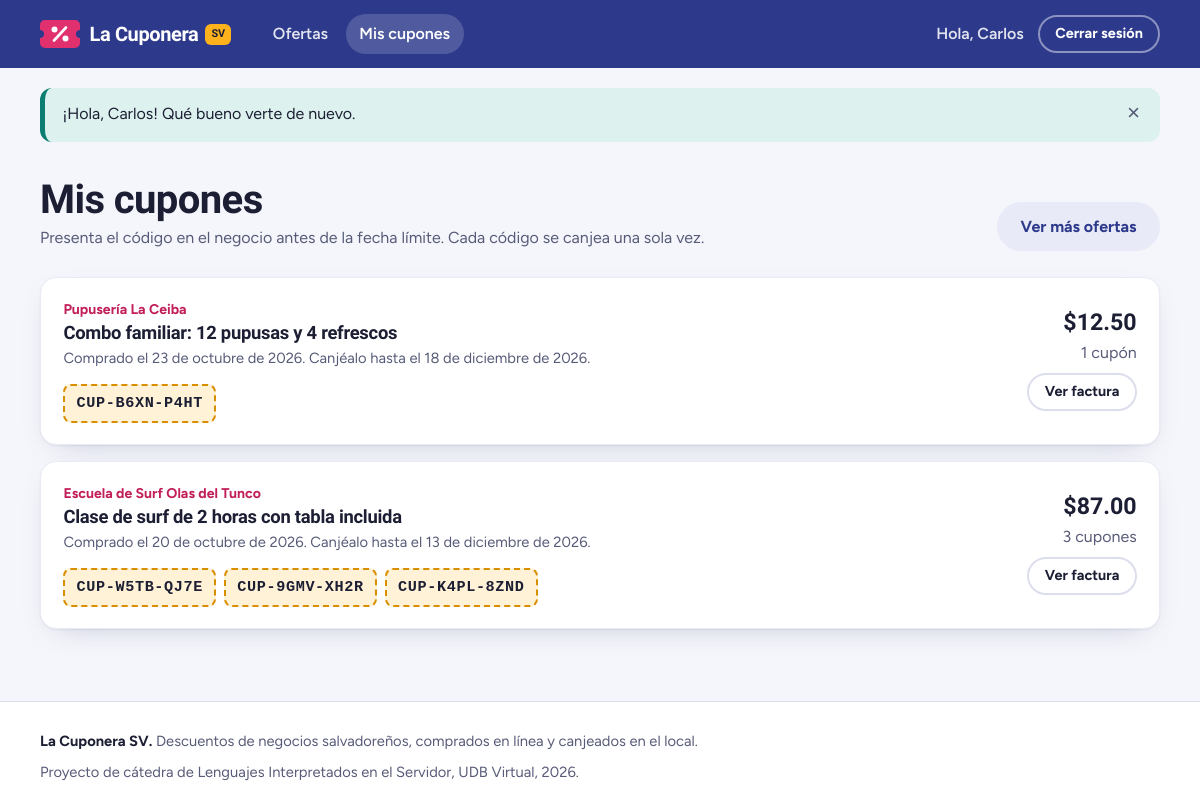
The app's page /mis-cupones (signed in) with its own data.
### tables this page shows
CREATE TABLE compras (
    id               INT UNSIGNED     NOT NULL AUTO_INCREMENT,
    numero_factura   VARCHAR(20)      NULL COMMENT 'ej. F2026-000001, se llena al registrar la compra',
    cliente_id       INT UNSIGNED     NOT NULL,
    oferta_id        INT UNSIGNED     NOT NULL,
    cantidad         TINYINT UNSIGNED NOT NULL,
    precio_unitario  DECIMAL(10,2)    NOT NULL,
    total            DECIMAL(10,2)    NOT NULL,
    tarjeta_ultimos4 CHAR(4)          NOT NULL COMMENT 'nunca se guarda el número completo ni el CVV',
    creado_en        DATETIME         NOT NULL DEFAULT CURRENT_TIMESTAMP,
    PRIMARY KEY (id),
    UNIQUE KEY uq_compra_factura (numero_factura),
    KEY idx_compra_cliente (cliente_id),
    KEY idx_compra_oferta (oferta_id),
    CONSTRAINT fk_compra_cliente FOREIGN KEY (cliente_id) REFERENCES clientes (id),
    CONSTRAINT fk_compra_oferta FOREIGN KEY (oferta_id) REFERENCES ofertas (id),
    CONSTRAINT chk_compra_cantidad CHECK (cantidad BETWEEN 1 AND 5)
);

CREATE TABLE empresas (
    id                  INT UNSIGNED NOT NULL AUTO_INCREMENT,
    nombre              VARCHAR(150) NOT NULL,
    nit                 CHAR(17)     NOT NULL COMMENT 'formato 0000-000000-000-0',
    direccion           VARCHAR(255) NOT NULL,
    telefono            CHAR(9)      NOT NULL COMMENT 'formato 0000-0000',
    correo              VARCHAR(120) NOT NULL,
    usuario             VARCHAR(30)  NOT NULL,
    contrasena          VARCHAR(255) NOT NULL,
    estado              ENUM('pendiente', 'aprobada', 'rechazada') NOT NULL DEFAULT 'pendiente',
    porcentaje_comision DECIMAL(5,2) NULL COMMENT 'se fija al aprobar la solicitud',
    motivo_rechazo      VARCHAR(255) NULL,
    revisado_por        INT UNSIGNED NULL,
    revisado_en         DATETIME     NULL,
    creado_en           DATETIME     NOT NULL DEFAULT CURRENT_TIMESTAMP,
    PRIMARY KEY (id),
    UNIQUE KEY uq_empresa_nit (nit),
    UNIQUE KEY uq_empresa_correo (correo),
    UNIQUE KEY uq_empresa_usuario (usuario),
    KEY idx_empresa_estado (estado),
    CONSTRAINT fk_empresa_revisor FOREIGN KEY (revisado_por)
        REFERENCES administradores (id) ON DELETE SET NULL,
    CONSTRAINT chk_empresa_comision CHECK (porcentaje_comision IS NULL OR (porcentaje_comision > 0 AND porcentaje_comision <= 100))
);

CREATE TABLE ofertas (
    id                 INT UNSIGNED  NOT NULL AUTO_INCREMENT,
    empresa_id         INT UNSIGNED  NOT NULL,
    titulo             VARCHAR(150)  NOT NULL,
    precio_regular     DECIMAL(10,2) NOT NULL,
    precio_oferta      DECIMAL(10,2) NOT NULL,
    fecha_inicio       DATE          NOT NULL,
    fecha_fin          DATE          NOT NULL,
    fecha_limite_canje DATE          NOT NULL,
    cantidad_cupones   INT UNSIGNED  NULL COMMENT 'NULL = sin límite',
    descripcion        TEXT          NOT NULL,
    estado             ENUM('disponible', 'no disponible') NOT NULL DEFAULT 'disponible',
    creado_en          DATETIME      NOT NULL DEFAULT CURRENT_TIMESTAMP,
    actualizado_en     DATETIME      NULL ON UPDATE CURRENT_TIMESTAMP,
    PRIMARY KEY (id),
    KEY idx_oferta_empresa (empresa_id),
    KEY idx_oferta_vigencia (estado, fecha_inicio, fecha_fin),
    CONSTRAINT fk_oferta_empresa FOREIGN KEY (empresa_id)
        REFERENCES empresas (id) ON DELETE CASCADE,
    CONSTRAINT chk_oferta_precios CHECK (precio_oferta > 0 AND precio_oferta < precio_regular),
    CONSTRAINT chk_oferta_fechas CHECK (fecha_fin >= fecha_inicio AND fecha_limite_canje >= fecha_fin)
);

CREATE TABLE cupones (
    id          INT UNSIGNED NOT NULL AUTO_INCREMENT,
    codigo      VARCHAR(20)  NOT NULL,
    compra_id   INT UNSIGNED NOT NULL,
    oferta_id   INT UNSIGNED NOT NULL,
    cliente_id  INT UNSIGNED NOT NULL,
    estado      ENUM('vigente', 'canjeado') NOT NULL DEFAULT 'vigente',
    canjeado_en DATETIME     NULL,
    creado_en   DATETIME     NOT NULL DEFAULT CURRENT_TIMESTAMP,
    PRIMARY KEY (id),
    UNIQUE KEY uq_cupon_codigo (codigo),
    KEY idx_cupon_compra (compra_id),
    CONSTRAINT fk_cupon_compra FOREIGN KEY (compra_id) REFERENCES compras (id) ON DELETE CASCADE,
    CONSTRAINT fk_cupon_oferta FOREIGN KEY (oferta_id) REFERENCES ofertas (id),
    CONSTRAINT fk_cupon_cliente FOREIGN KEY (cliente_id) REFERENCES clientes (id)
);

### app/core/helpers.php (called while the page is built, shortened)
<?php
function ruta_base(): string
{
    $carpeta = str_replace('\\', '/', dirname($_SERVER['SCRIPT_NAME'] ?? '/index.php'));
    return rtrim($carpeta, '/');
}
function url(string $ruta = '/'): string
{
    $ruta = '/' . ltrim($ruta, '/');
    if (URL_AMIGABLES) {
        return ruta_base() . $ruta;
    }
    [$camino, $consulta] = array_pad(explode('?', $ruta, 2), 2, '');
    $enlace = ruta_base() . '/index.php?r=' . ltrim($camino, '/');
    return $consulta === '' ? $enlace : $enlace . '&' . $consulta;
}
function vista(string $__vista, array $__datos = []): void
{
    extract($__datos, EXTR_SKIP);
    require RAIZ . '/app/views/' . $__vista . '.php';
}
function e($texto): string
{
    return htmlspecialchars((string) $texto, ENT_QUOTES, 'UTF-8');
}
function dinero($monto): string
{
    return '$' . number_format((float) $monto, 2);
}
function fecha_larga(?string $fecha): string
{
    $meses = ['enero', 'febrero', 'marzo', 'abril', 'mayo', 'junio', 'julio',
              'agosto', 'septiembre', 'octubre', 'noviembre', 'diciembre'];
    $momento = strtotime($fecha);
    return date('j', $momento) . ' de ' . $meses[date('n', $momento) - 1] . ' de ' . date('Y', $momento);
}

### app/controllers/CompraController.php (called while the page is built, shortened)
<?php
class CompraController extends Controller
{
    public function historial(): void
    {
        vista('cliente/historial', [
            'titulo' => 'Mis cupones',
            'compras' => (new Compra())->historial(Auth::id()),
        ]);
    }
}

### index.php (called while the page is built, shortened)
<?php
require RAIZ . '/app/core/helpers.php';
spl_autoload_register(function ($clase) {
    foreach (['core', 'controllers', 'models'] as $carpeta) {
        $archivo = RAIZ . "/app/$carpeta/$clase.php";
        if (is_file($archivo)) {
            return;
        }
    }
});
$router = new Router();
$router->despachar($_SERVER['REQUEST_METHOD'] ?? 'GET', ruta_actual());

### app/models/Modelo.php (called while the page is built, shortened)
<?php
abstract class Modelo
{
    protected PDO $db;
    public function __construct()
    {
        $this->db = Database::conexion();
    }
    protected function filas(string $sql, array $parametros = []): array
    {
        $consulta = $this->db->prepare($sql);
        $consulta->execute($parametros);
        return $consulta->fetchAll();
    }
}

### app/core/Database.php (called while the page is built)
<?php
class Database
{
    private static ?PDO $conexion = null;
    public static function conexion(): PDO
    {
        if (self::$conexion === null) {
            $dsn = sprintf('mysql:host=%s;port=%d;dbname=%s;charset=utf8mb4', DB_HOST, DB_PUERTO, DB_NOMBRE);
            self::$conexion = new PDO($dsn, DB_USUARIO, DB_CLAVE, [
                PDO::ATTR_ERRMODE => PDO::ERRMODE_EXCEPTION,
                PDO::ATTR_DEFAULT_FETCH_MODE => PDO::FETCH_ASSOC,
                PDO::ATTR_EMULATE_PREPARES => false,
            ]);
            self::$conexion->exec("SET time_zone = '-06:00'");
        }
        return self::$conexion;
    }
}

### app/models/Compra.php (called while the page is built, shortened)
<?php
class Compra extends Modelo
{
    public function historial(int $clienteId): array
    {
        $compras = $this->filas(
            'SELECT c.*, o.titulo, o.fecha_limite_canje, e.nombre AS empresa
             FROM compras c
             JOIN ofertas o ON o.id = c.oferta_id
             JOIN empresas e ON e.id = o.empresa_id
             WHERE c.cliente_id = ?
             ORDER BY c.creado_en DESC, c.id DESC',
            [$clienteId]
        );
        $ids = array_column($compras, 'id');
        $marcas = implode(',', array_fill(0, count($ids), '?'));
        $porCompra = [];
        foreach ($this->filas("SELECT compra_id, codigo, estado FROM cupones WHERE compra_id IN ($marcas) ORDER BY id", $ids) as $cupon) {
            $porCompra[$cupon['compra_id']][] = $cupon;
        }
        return $compras;
    }
}

### app/views/cliente/historial.php (the view, shortened to what this page needs)
<div class="contenedor">
    <header class="encabezado-pagina">
        <div>
            <h1>Mis cupones</h1>
            <p>Presenta el código en el negocio antes de la fecha límite. Cada código se canjea una sola vez.</p>
        </div>
        <a class="boton boton--suave" href="<?= url('/') ?>">Ver más ofertas</a>
    </header>
    <?php if (!$compras): ?>
        <div class="vacio">
            <h2>Todavía no tienes cupones</h2>
            <p>Cuando compres uno, aquí vas a encontrar sus códigos y la factura.</p>
            <a class="boton boton--primario" href="<?= url('/') ?>">Elegir mi primer cupón</a>
        </div>
    <?php else: ?>
        <div class="compras">
            <?php foreach ($compras as $compra): ?>
                <?php $vencido = $compra['fecha_limite_canje'] < date('Y-m-d'); ?>
                <article class="compra-item">
                    <div>
                        <p class="compra-item__empresa"><?= e($compra['empresa']) ?></p>
                        <h2 class="compra-item__titulo"><?= e($compra['titulo']) ?></h2>
                        <p class="compra-item__meta">
                            Comprado el <?= fecha_larga($compra['creado_en']) ?>.
                            <?= $vencido
                                ? 'El plazo para canjear terminó el ' . fecha_larga($compra['fecha_limite_canje']) . '.'
                                : 'Canjéalo hasta el ' . fecha_larga($compra['fecha_limite_canje']) . '.' ?>
                        </p>
                        <ul class="codigos" aria-label="Códigos de cupón">
                            <?php foreach ($compra['cupones'] as $cupon): ?>
                                <?php $estadoCupon = $cupon['estado'] === 'canjeado' ? 'canjeado' : ($vencido ? 'vencido' : 'vigente'); ?>
                                <li class="codigo codigo--<?= $estadoCupon ?>">
                                    <span class="codigo__texto"><?= e($cupon['codigo']) ?></span>
                                </li>
                            <?php endforeach; ?>
                        </ul>
                    </div>
                    <div class="compra-item__lado">
                        <span class="compra-item__total"><?= dinero($compra['total']) ?></span>
                        <span class="texto-suave"><?= (int) $compra['cantidad'] === 1 ? '1 cupón' : (int) $compra['cantidad'] . ' cupones' ?></span>
                        <a class="boton boton--borde boton--chico" href="<?= url('/factura/' . (int) $compra['id']) ?>">Ver factura</a>
                    </div>
                </article>
            <?php endforeach; ?>
        </div>
    <?php endif; ?>
</div>

### app/core/Router.php (shortened to what this page needs)
<?php
class Router
{
    private array $rutas = [];
    private function agregar(string $metodo, string $patron, string $accion): void
    {
        $expresion = '#^' . preg_replace('#\{[a-z_]+\}#', '(\d+)', $patron) . '$#';
        $this->rutas[] = ['metodo' => $metodo, 'expresion' => $expresion, 'accion' => $accion];
    }
    public function despachar(string $metodo, string $ruta): void
    {
        foreach ($this->rutas as $r) {
            if ($r['metodo'] === $metodo && preg_match($r['expresion'], $ruta, $partes)) {
                array_shift($partes);
                [$clase, $funcion] = explode('@', $r['accion']);
                (new $clase())->$funcion(...$partes);
                return;
            }
        }
    }
}

### assets/css/estilos.css (style rules this page uses)
:root { --anil: #2D3A8C; --anil-hondo: #1F2866; --anil-claro: #E8EAF7; --pitahaya: #E0306E; --pitahaya-hondo: #C21F5A; --mango: #FFB21C; --mango-hondo: #D98E00; --mango-claro: #FFF2D6; --torogoz: #0B7D71; --torogoz-claro: #DDF2EE; --maquilishuat: #F8DCEA; --papel: #F5F6FB; --blanco: #FFFFFF; --tinta: #1C1E33; --tinta-suave: #575B78; --linea: #DCDEEC; --linea-suave: #E9EAF4; --error: #B42335; --error-claro: #FBE5E8; --fuente-titulos: "Bricolage Grotesque", "Segoe UI", system-ui, sans-serif; --fuente-texto: "Figtree", "Segoe UI", system-ui, -apple-system, sans-serif; --ancho: 1160px; --radio: 16px; --radio-campo: 10px; --sombra-suave: 0 1px 2px rgba(28, 30, 51, .06), 0 10px 30px -18px rgba(31, 40, 102, .35); --alto-barra: 68px; }
*, *::before, *::after { box-sizing: border-box; }
html { -webkit-text-size-adjust: 100%; scroll-padding-top: calc(var(--alto-barra) + 16px); }
body { margin: 0; font-family: var(--fuente-texto); font-size: 1rem; line-height: 1.55; color: var(--tinta); background: var(--papel); min-height: 100vh; display: flex; flex-direction: column; }
h1, h2, h3 { font-family: var(--fuente-titulos); line-height: 1.1; letter-spacing: -0.015em; margin: 0 0 .5em; color: var(--tinta); }
h1 { font-size: clamp(2rem, 1.4rem + 2.6vw, 3.3rem); font-weight: 800; }
h2 { font-size: clamp(1.4rem, 1.2rem + .9vw, 1.9rem); font-weight: 700; }
p { margin: 0 0 1em; }
a { color: var(--anil); text-underline-offset: 3px; }
.contenedor { width: 100%; max-width: var(--ancho); margin: 0 auto; padding: 0 1.25rem; }
.texto-suave { color: var(--tinta-suave); }
.boton { display: inline-flex; align-items: center; justify-content: center; gap: .5rem; font: inherit; font-weight: 700; line-height: 1.2; text-align: center; text-decoration: none; padding: .8rem 1.35rem; border-radius: 999px; border: 2px solid transparent; cursor: pointer; transition: background-color .15s ease, color .15s ease, border-color .15s ease; }
.boton--suave { background: var(--anil-claro); color: var(--anil); }
.boton--borde { background: var(--blanco); border-color: var(--linea); color: var(--tinta); }
.boton--chico { padding: .5rem .95rem; font-size: .9rem; }
.encabezado-pagina { display: flex; flex-wrap: wrap; align-items: flex-end; justify-content: space-between; gap: 1rem 2rem; padding: 2.25rem 0 1.6rem; }
.encabezado-pagina h1 { font-size: clamp(1.8rem, 1.4rem + 1.5vw, 2.5rem); margin: 0 0 .3rem; }
.encabezado-pagina p { margin: 0; color: var(--tinta-suave); max-width: 46rem; }
.compras { display: grid; gap: 1rem; }
.compra-item { display: grid; grid-template-columns: minmax(0, 1fr) auto; gap: 1rem 1.5rem; align-items: center; padding: 1.3rem 1.4rem; background: var(--blanco); border: 1px solid var(--linea-suave); border-radius: 16px; box-shadow: var(--sombra-suave); }
.compra-item__empresa { margin: 0 0 .15rem; font-size: .88rem; font-weight: 700; color: var(--pitahaya-hondo); }
.compra-item__titulo { margin: 0 0 .25rem; font-size: 1.15rem; }
.compra-item__meta { margin: 0; color: var(--tinta-suave); font-size: .92rem; }
.compra-item__lado { display: grid; gap: .45rem; justify-items: end; text-align: right; }
.compra-item__total { font-family: var(--fuente-titulos); font-weight: 800; font-size: 1.45rem; line-height: 1; }
.codigos { display: flex; flex-wrap: wrap; gap: .5rem; margin: .9rem 0 0; padding: 0; list-style: none; }
.codigo { display: inline-flex; align-items: center; gap: .5rem; padding: .35rem .7rem; border-radius: 8px; background: var(--mango-claro); border: 2px dashed var(--mango-hondo); color: var(--tinta); font-size: .95rem; }
.codigo__texto { font-family: ui-monospace, "Cascadia Mono", Consolas, monospace; font-weight: 700; letter-spacing: .04em; }

### records on screen
compras: empresas.nombre "Pupusería La Ceiba", oferta.titulo "Combo familiar: 12 pupusas y 4 refrescos", creado_en "23 de octubre de 2026", oferta.fecha_limite_canje "18 de diciembre de 2026", total "$12.50", cantidad "1 cupón"
cupones: codigo "CUP-B6XN-P4HT"
compras: empresas.nombre "Escuela de Surf Olas del Tunco", oferta.titulo "Clase de surf de 2 horas con tabla incluida", creado_en "20 de octubre de 2026", oferta.fecha_limite_canje "13 de diciembre de 2026", total "$87.00", cantidad "3"
cupones: codigo "CUP-W5TB-QJ7E"
cupones: codigo "CUP-9GMV-XH2R"
cupones: codigo "CUP-K4PL-8ZND"

### other values on screen
$mensaje['mensaje'] "¡Hola, Carlos! Qué bueno verte de nuevo."
